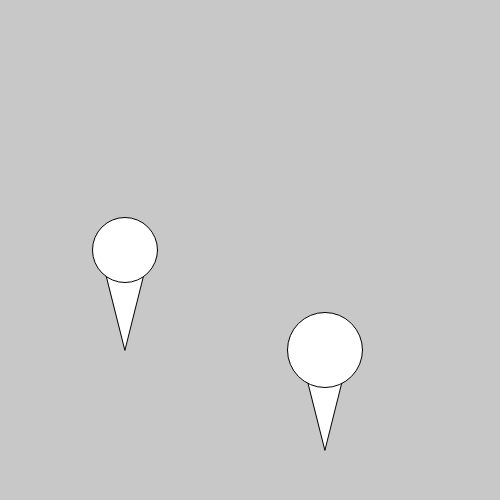
Frame 1 (no input)
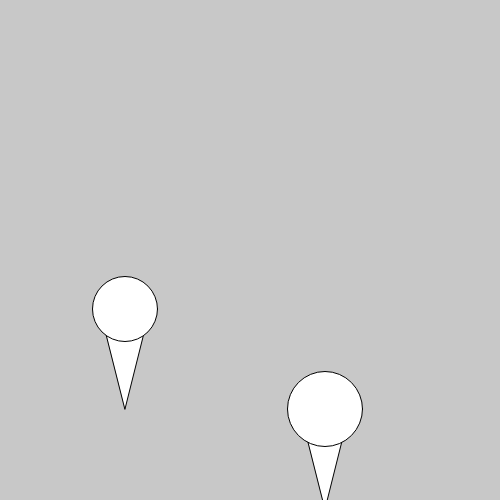
Frame 60 (no input)
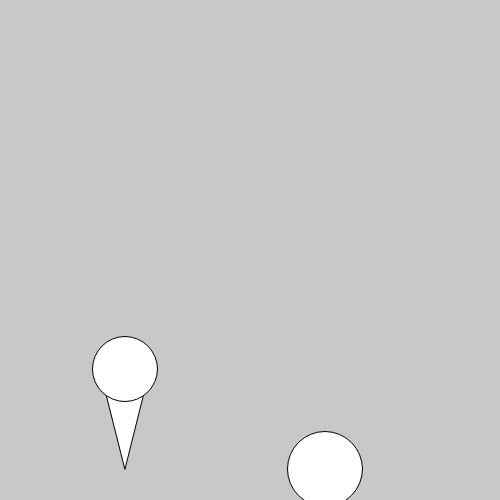
Frame 120 (the mouse pressed at the canvas centre since frame 60)

The p5.js sketch that drew these frames (run headless with seeded random() and noise() and a simulated clock; from frame 60 on, the mouse is pressed at the canvas centre):

// p5.js sketch
// ── sketch.js
/*
DEMO on OOP: creating objects and classes...

This sketch rewrites the icecream function sketch from our 
earlier demo on functions and adds additional methods.
__________________________________________________________
BASIC PSEUDOCODE:

declare the object
(let objectName;)

function setup(){
  create new instance of the object from constructor
	(objectName = new ClassName(optional arguments));
}

function draw(){
  call methods on the object
}

class ClassName{  //class name is capitalized
  constructor() //constructs the object, like setup()
	methods() // like functions for the class
}
__________________________________________________________
*/

//set up objects
let icecream1;
let icecream2;

function setup() 
{
  createCanvas (500, 500);
	
  //initialize objects in setup() by calling the constructor
  //nameOfObject= new ClassName()
  icecream1 = new Icecream(100, 250, 65);
  icecream2 = new Icecream(300, 350, 75);
}

function draw() 
{
  background(200);
	
	print(icecream1.diameter);
	
  //call methods on the object from within draw()
  icecream1.display(); 
  icecream2.display();
  icecream1.fall();
  icecream2.fall();
  icecream1.grow();
  icecream2.grow();
}

//define the class outside of setup() and draw()
//can be placed below draw or as a separate file tab
//name of class gets capitalized

class Icecream 
{
  
  //**constructor**
  //like setup() function within class
  //constructor arguments are temporary and used to initialize values inside object
  constructor(tempX, tempY, tempDiameter) 
	{
    this.x= tempX;
    this.y= tempY;
    this.diameter= tempDiameter;
  }

  //**methods** 
  //these are functions for the object
  display() { //method
    triangle(this.x, this.y, this.x+50, this.y, this.x+25, this.y+100);
    ellipse(this.x+25, this.y, this.diameter, this.diameter);
  } 

  fall() 
	{ //method
    if (this.y>height+100) 
		{
      this.y =- 100;
    } 
		else 
		{
      this.y++;
    }
  }

  grow() 
	{ //method
    this.diameter = constrain(this.diameter, 0, width); //constrains values of this.diameter between 0 and width
    if (keyIsPressed) 
		{
      if (key === '1') 
			{
        this.diameter++;
      } 
			else if (key ==='2') 
			{
        this.diameter--;
      }
    }
  }
}
